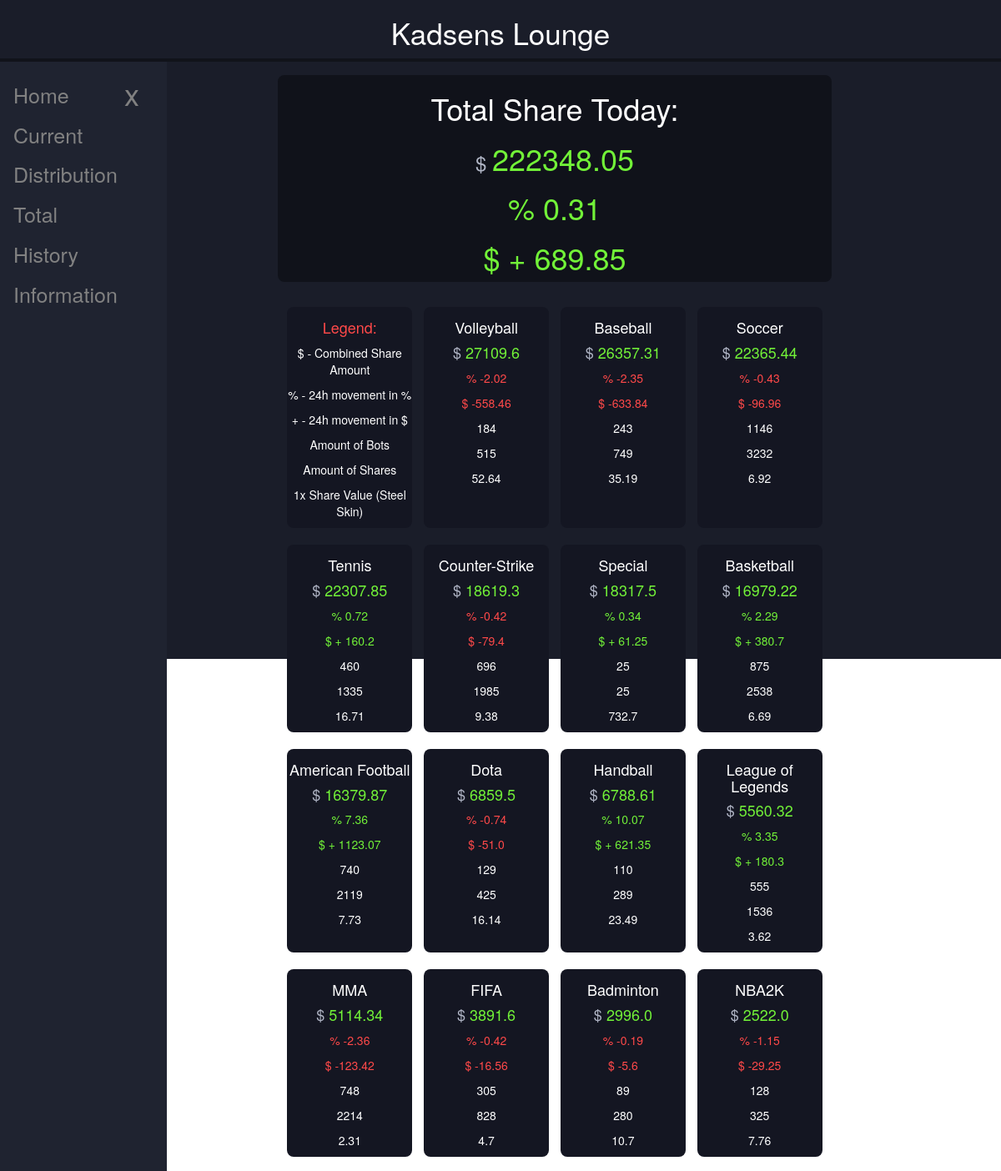
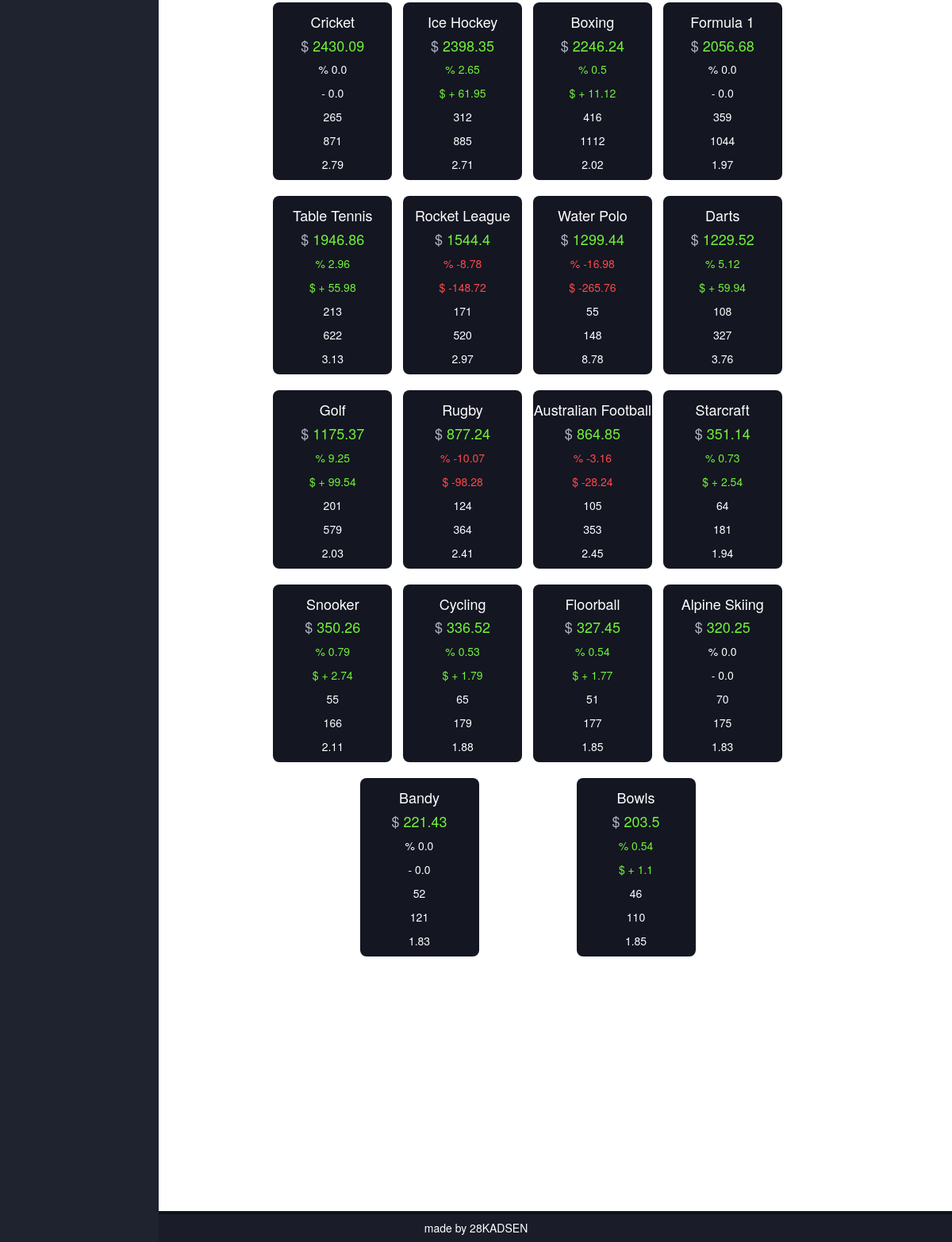
Screenshot of /share_today with the database file from the repository (2 pictures, top to bottom).
### my_project/models.py (models this page shows)
class SportsShare(db.Model):
    id = db.Column(db.Integer, primary_key=True)
    sport = db.Column(db.String)
    combined_share_value = db.Column(db.Float)
    base_share_value = db.Column(db.Float)
    share_quantity = db.Column(db.Integer)
    bots_quantity = db.Column(db.Integer)
    date = db.Column(db.Date)

### my_project/routes/sports_share.py (the view)
@app.route("/share_today")
def share_today():
    today1 = datetime.today()
    today = today1.strftime('%Y-%m-%d')
    yesterday1 = datetime.now() - timedelta(days=1)
    yesterday = yesterday1.strftime('%Y-%m-%d')
    share_data_today = SportsShare.query.filter(SportsShare.date == today).order_by(SportsShare.combined_share_value.desc()).all()
    share_data_yesterday = SportsShare.query.filter(SportsShare.date == yesterday).order_by(SportsShare.combined_share_value.desc()).all()
    change_in_dollar = {}
    change_in_percentage = {}
    base_share_value = {}
    share_quantity = {}
    bots_quantity = {}
    for today,yesterday in zip(share_data_today, share_data_yesterday):
        sport = today.sport
        change_value = today.combined_share_value -yesterday.combined_share_value
        change_percent = ((today.combined_share_value - yesterday.combined_share_value) / yesterday.combined_share_value) * 100
        change_in_percentage[sport] = round(change_percent, 2)
        change_in_dollar[sport] = round(change_value, 2)
        base_share_value[sport] = today.base_share_value
        share_quantity[sport] = today.share_quantity
        bots_quantity[sport] = today.bots_quantity
    return render_template("share_today.html", page_title="Share Today", share_data_today=share_data_today, change_in_percentage=change_in_percentage, change_in_dollar=change_in_dollar, base_share_value=base_share_value, share_quantity=share_quantity, bots_quantity=bots_quantity)

### my_project/templates/share_today.html (shortened to what this page needs)
{% extends "base.html" %}
{% block content %}
<link rel="stylesheet" href="..//static/share_today.css">
<section>
   <div class="content-container">
      <div class="sport-container">
         {% for x in share_data_today %}
            {% if x.sport == "total" %}
               <div class="total">
                  <h1>Total Share Today:</h1>
                  <h1 class="money"><span style="color:#B1B6C6; font-size: 24px; vertical-align: middle;" >$ </span>{{'%0.2f'| format(x.combined_share_value|float)}}</h1>
                  {% if change_in_percentage[x.sport] < 0 %}
                     <h1><span style="color: #FF4949;">% {{ change_in_percentage[x.sport] }}</span></h1>
                     <h1><span style="color: #FF4949;">$ {{ change_in_dollar[x.sport] }}</span></h1>
                  {% elif change_in_percentage[x.sport]  == 0 %}
                     <h1><span>% {{ change_in_percentage[x.sport] }}</span></h1>
                     <h1><span> - {{ change_in_dollar[x.sport] }}</span></h1>
                  {% else %}
                     <h1><span style="color: rgb(114, 242, 56);">% {{ change_in_percentage[x.sport] }}</span></h1>
                     <h1><span style="color: rgb(114, 242, 56);">$ + {{ change_in_dollar[x.sport] }}</span></h1>
                  {% endif %}
               </div>
            {% endif %}
         {% endfor %}
         <div class="sport">
            <h4 style="color: #FF4949;"> Legend:</h4>
            <p>$ - Combined Share Amount</p>
            <p>% - 24h movement in %</p>
            <p>+ - 24h movement in $</p>
            <p>Amount of Bots</p>
            <p>Amount of Shares</p>
            <p>1x Share Value (Steel Skin)</p>
         </div>
         {% for x in share_data_today %}
            {% if x.sport != "total" %}
            <div class="sport">
               <span>
                  <h4>{{ x.sport }}</h4>
                  <h4 class="money"><span style="color:#B1B6C6;">$ </span> {{ x.combined_share_value }}</h4>
                  {% if change_in_percentage[x.sport] < 0 %}
                     <p><span style="color: #FF4949;">% {{ change_in_percentage[x.sport] }}</span></p>
                     <p><span style="color: #FF4949;">$ {{ change_in_dollar[x.sport] }}</span></p>
                  {% elif change_in_percentage[x.sport] == 0 %}
                     <p><span>% {{ change_in_percentage[x.sport] }}</span></p>
                     <p><span> - {{ change_in_dollar[x.sport] }}</span></p>
                  {% else %}
                     <p><span style="color: rgb(114, 242, 56);">% {{ change_in_percentage[x.sport] }}</span></p>
                     <p><span style="color: rgb(114, 242, 56);">$ + {{ change_in_dollar[x.sport] }}</span></p>
                  {% endif %}
                  <p>{{ bots_quantity[x.sport] }}</p>
                  <p>{{ share_quantity[x.sport] }}</p>
                  <p>{{ base_share_value[x.sport] }}</p>
               </span>
            </div>
            {% endif %}
         {% endfor %}
      </div>
   </div>
</section>
{% endblock %}

### my_project/templates/base.html (shortened to what this page needs)
<!DOCTYPE html>
<html lang="en">
<head>
    <link rel="stylesheet" href="../static/base.css">
</head>
<body>
  <header>
    <div class="top-bar">
      <h1>Kadsens Lounge</h1>
    </div>
    <button class="openbtn" id="openbtn" onclick="openNav()">☰</button>
    <div class="sidenav" id="sidenav">
      <a href="javascript:void(0)" class="closebtn" onclick="closeNav()">x</a>
      <a href="{{ url_for('landing_page') }}">Home</a>
      <a href="{{ url_for('share_today') }}">Current</a>
      <a href="{{ url_for('share_distribution') }}">Distribution</a>
      <a href="{{ url_for('share_total') }}">Total</a>
      <a href="{{ url_for('share_history') }}">History</a>
      <a href="#">Information</a>
    </div>
  </header>
  <main>
        {% block content%}
        {% endblock %}
  </main>
</body>
<div class="footer">
  <h5>made by 28KADSEN</h5>
</div>
<link rel="stylesheet" href="https://cdn.jsdelivr.net/npm/bootstrap@3.4.1/dist/css/bootstrap.min.css">
</html>

### my_project/static/base.css (style rules this page uses)
body, html { min-height: 100%; margin: 0; padding: 0; background-color: #1A1D29; margin-bottom: 100px; }
main { min-height: 100%; width: 100%; padding-top: 70px; padding-right: 10%; background-color: rgb(26, 29, 41); }
.top-bar { color: rgb(255,255,255); text-align: center; width: 100%; height: 70px; position: fixed; top: 0; left: 0; background-color: rgb(26, 29, 41); -webkit-box-shadow: 0px 4px 0px 0px #11131A; box-shadow: 0px 4px 0px 0px #11131A; z-index: 5; }
.top-bar h1 { font-size: 2.5em; }
.sidenav { height: 100%; width: 250px; max-width: 200px; position: fixed; z-index: 1; top: 0; left: 0; background-color: #1F2330; overflow-x: hidden; padding-top: 20px; margin-top: 70px; transition: 0.5s; }
.sidenav a { padding: 6px 8px 6px 16px; text-decoration: none; font-size: 25px; color: #818181; display: block; transition: 0.3s; }
.sidenav .closebtn { position: absolute; top: 10px; right: 25px; font-size: 36px; }
.openbtn { position: fixed; left: 0px; top: 80px; font-size: 20px; cursor: pointer; background-color: #1F2330; color: white; padding: 10px 15px; border: none; }
@media screen and (min-width: 800px) { main { padding-left: 250px; } }
@media screen and (min-width: 800px) { .sidenav { width: 250px; } }
.footer { position: fixed; left: 0; bottom: 0; width: 100%; background-color: rgb(26, 29, 41); box-shadow: 0px -4px 0px 0px #11131a; color: white; text-align: center; }

### my_project/static/share_today.css (style rules this page uses)
.content-container { margin: 20px auto 50px auto; width: 80%; height: 700px; }
.total { width: 100%; background-color: #10121A; color: white; margin: auto; border-radius: 8px; text-align: center; margin-bottom: 20px; }
.sport-container { padding-bottom: 50px; width: 100%; display: flex; flex-wrap: wrap; justify-content: space-evenly; }
.sport { margin: 10px 2.5px 10px 2.5px; padding: 5px 0 0 0; background-color: #141622; color: rgb(255,255,255); width: 20%; min-width: 150px; border-radius: 8px; text-align: center; }
.money { color: rgb(114, 242, 56);; }

### rows the page displays
SportsShare: combined_share_value "222348.05", sport "0.31", sport "689.85"
SportsShare: sport "Volleyball", combined_share_value "27109.6", sport "-2.02", sport "-558.46", sport "184", sport+share_quantity "515", sport+base_share_value "52.64"
SportsShare: sport "Baseball", combined_share_value "26357.31", sport "-2.35", sport "-633.84", sport "243", sport+share_quantity "749", sport+base_share_value "35.19"
SportsShare: sport "Soccer", combined_share_value "22365.44", sport "-0.43", sport "-96.96", sport+bots_quantity "1146", sport+share_quantity "3232", sport+base_share_value "6.92"
SportsShare: sport "Tennis", combined_share_value "22307.85", sport "0.72", sport "160.2", sport+bots_quantity "460", sport+share_quantity "1335", sport+base_share_value "16.71"
SportsShare: sport "Counter-Strike", combined_share_value "18619.3", sport "-0.42", sport "-79.4", sport+bots_quantity "696", sport+share_quantity "1985", sport+base_share_value "9.38"
SportsShare: sport "Special", combined_share_value "18317.5", sport "0.34", sport "61.25", sport "25", sport+base_share_value "732.7"
SportsShare: sport "Basketball", combined_share_value "16979.22", sport "2.29", sport "380.7", sport+bots_quantity "875", sport+share_quantity "2538", sport+base_share_value "6.69"
SportsShare: sport "American Football", combined_share_value "16379.87", sport "7.36", sport "1123.07", sport+bots_quantity "740", sport+share_quantity "2119", sport+base_share_value "7.73"
SportsShare: sport "Dota", combined_share_value "6859.5", sport "-0.74", sport "-51.0", sport "129", sport+share_quantity "425", sport+base_share_value "16.14"
SportsShare: sport "Handball", combined_share_value "6788.61", sport "10.07", sport "621.35", sport "110", sport+share_quantity "289", sport+base_share_value "23.49"
SportsShare: sport "League of Legends", combined_share_value "5560.32", sport "3.35", sport "180.3", sport+bots_quantity "555", sport+share_quantity "1536", sport+base_share_value "3.62"
SportsShare: sport "MMA", combined_share_value "5114.34", sport "-2.36", sport "-123.42", sport+bots_quantity "748", sport+share_quantity "2214", sport+base_share_value "2.31"
SportsShare: sport "FIFA", combined_share_value "3891.6", sport "-0.42", sport "-16.56", sport+bots_quantity "305", sport+share_quantity "828", sport+base_share_value "4.7"
SportsShare: sport "Badminton", combined_share_value "2996.0", sport "-0.19", sport "-5.6", sport "89", sport+share_quantity "280", sport+base_share_value "10.7"
SportsShare: sport "NBA2K", combined_share_value "2522.0", sport "-1.15", sport "-29.25", sport "128", sport+share_quantity "325", sport+base_share_value "7.76"
SportsShare: sport "Cricket", combined_share_value "2430.09", sport "0.0", sport+bots_quantity "265", sport+share_quantity "871", sport+base_share_value "2.79"
SportsShare: sport "Ice Hockey", combined_share_value "2398.35", sport "2.65", sport "61.95", sport+bots_quantity "312", sport+share_quantity "885", sport+base_share_value "2.71"
SportsShare: sport "Boxing", combined_share_value "2246.24", sport "0.5", sport "11.12", sport+bots_quantity "416", sport+share_quantity "1112", sport+base_share_value "2.02"
SportsShare: sport "Formula 1", combined_share_value "2056.68", sport "0.0", sport+bots_quantity "359", sport+share_quantity "1044", sport+base_share_value "1.97"
SportsShare: sport "Table Tennis", combined_share_value "1946.86", sport "2.96", sport "55.98", sport "213", sport+share_quantity "622", sport+base_share_value "3.13"
SportsShare: sport "Rocket League", combined_share_value "1544.4", sport "-8.78", sport "-148.72", sport "171", sport+share_quantity "520", sport+base_share_value "2.97"
SportsShare: sport "Water Polo", combined_share_value "1299.44", sport "-16.98", sport "-265.76", sport "55", sport "148", sport+base_share_value "8.78"
SportsShare: sport "Darts", combined_share_value "1229.52", sport "5.12", sport "59.94", sport "108", sport+share_quantity "327", sport+base_share_value "3.76"
SportsShare: sport "Golf", combined_share_value "1175.37", sport "9.25", sport "99.54", sport "201", sport+share_quantity "579", sport+base_share_value "2.03"
SportsShare: sport "Rugby", combined_share_value "877.24", sport "-10.07", sport "-98.28", sport "124", sport+share_quantity "364", sport+base_share_value "2.41"
SportsShare: sport "Australian Football", combined_share_value "864.85", sport "-3.16", sport "-28.24", sport "105", sport+share_quantity "353", sport+base_share_value "2.45"
SportsShare: sport "Starcraft", combined_share_value "351.14", sport "0.73", sport "2.54", sport "64", sport "181", sport+base_share_value "1.94"
SportsShare: sport "Snooker", combined_share_value "350.26", sport "0.79", sport "2.74", sport "55", sport "166", sport+base_share_value "2.11"
SportsShare: sport "Cycling", combined_share_value "336.52", sport "0.53", sport "1.79", sport "65", sport "179", sport+base_share_value "1.88"
SportsShare: sport "Floorball", combined_share_value "327.45", sport "0.54", sport "1.77", sport "51", sport "177", sport+base_share_value "1.85"
SportsShare: sport "Alpine Skiing", combined_share_value "320.25", sport "0.0", sport "70", sport "175", sport+base_share_value "1.83"
SportsShare: sport "Bandy", combined_share_value "221.43", sport "0.0", sport "52", sport "121", sport+base_share_value "1.83"
SportsShare: sport "Bowls", combined_share_value "203.5", sport "0.54", sport "1.1", sport "46", sport "110", sport+base_share_value "1.85"
